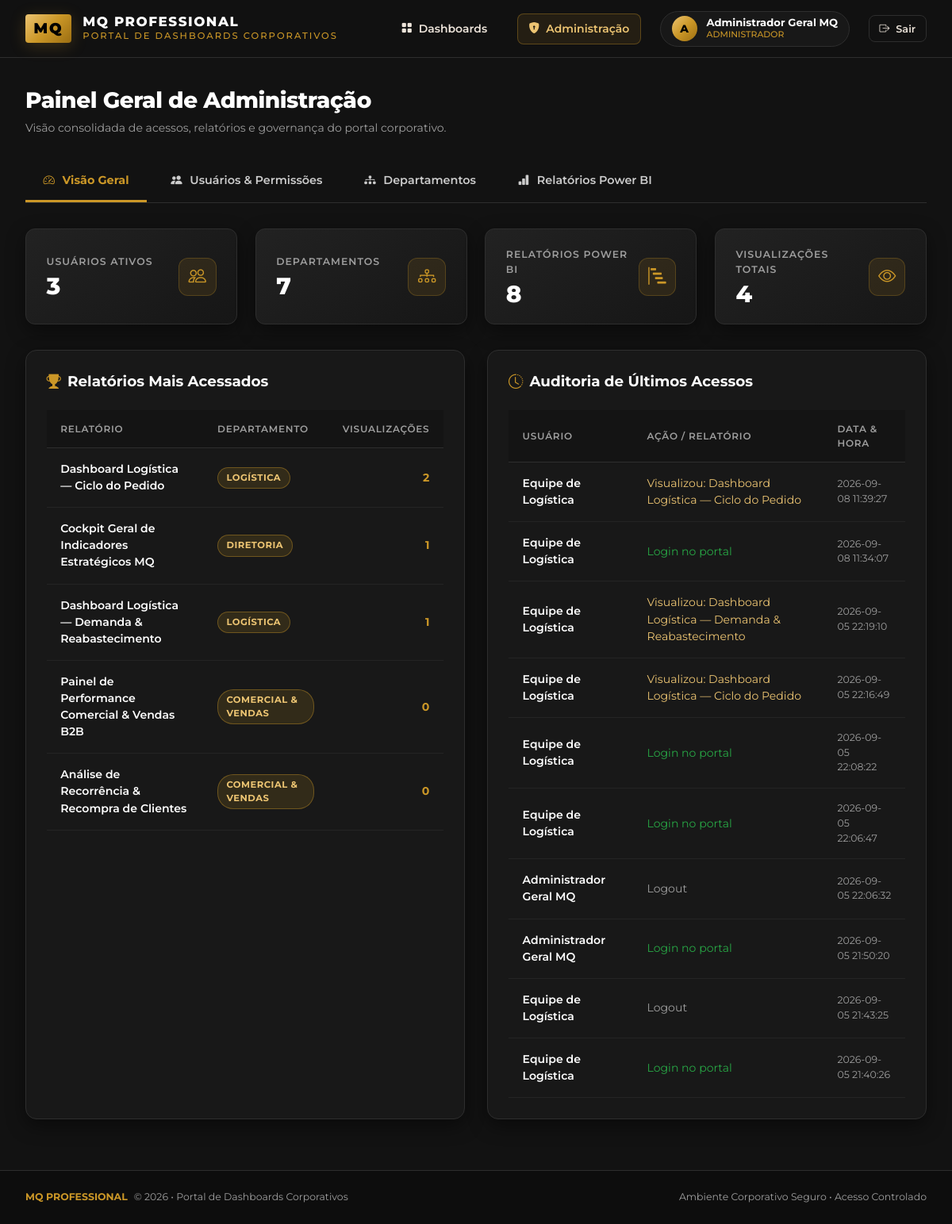
Page /admin (signed in) on the earlier database version.
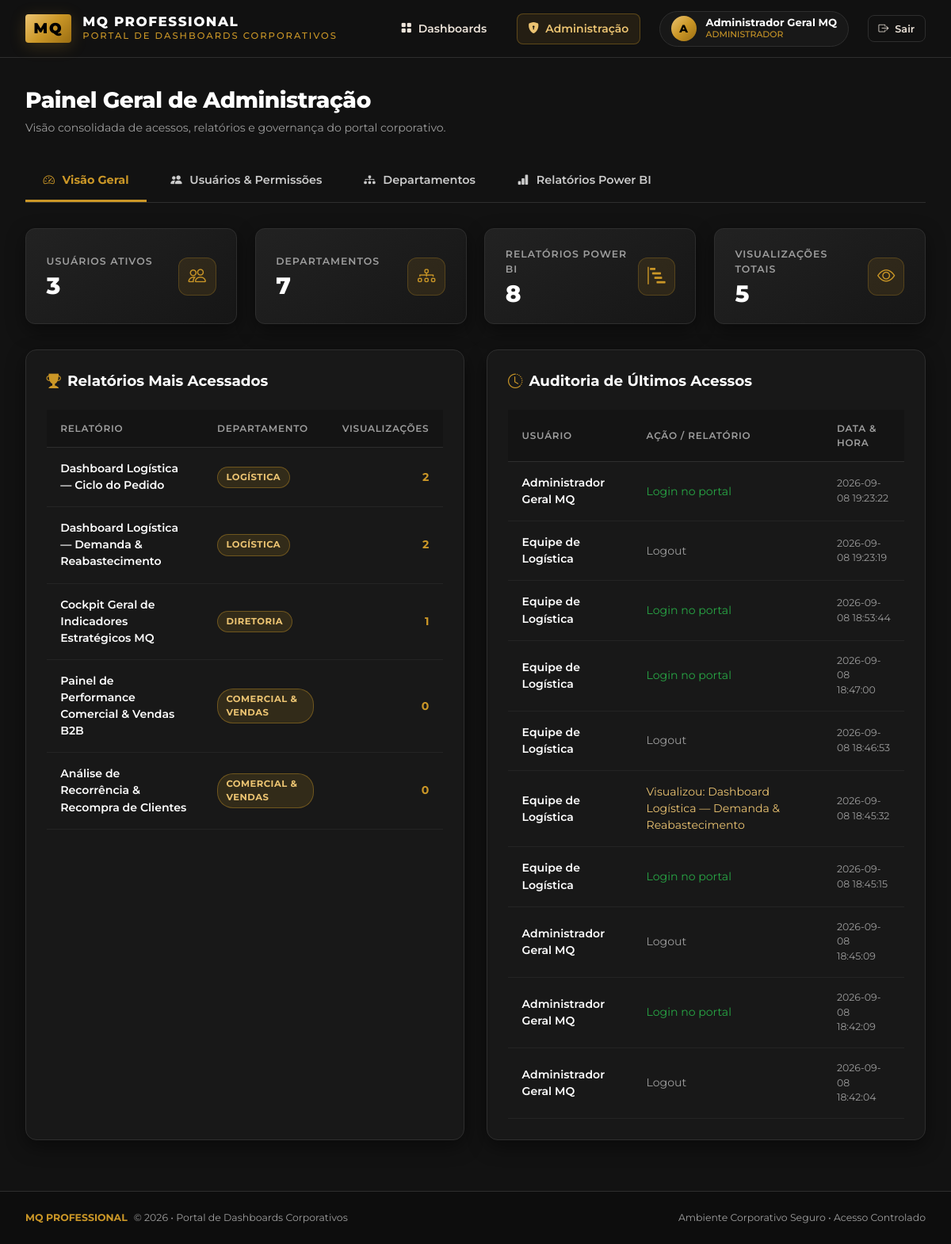
Same page on the later database version.
### tables this page shows
CREATE TABLE reports (
        id INTEGER PRIMARY KEY AUTOINCREMENT,
        title TEXT NOT NULL,
        description TEXT,
        department_id INTEGER NOT NULL,
        embed_url TEXT NOT NULL,
        icon TEXT DEFAULT 'bi-bar-chart-line',
        is_public INTEGER DEFAULT 0, -- 1 se visível para todos os usuários logados
        display_order INTEGER DEFAULT 0,
        active INTEGER DEFAULT 1,
        created_at DATETIME DEFAULT CURRENT_TIMESTAMP,
        FOREIGN KEY (department_id) REFERENCES departments (id) ON DELETE CASCADE
    );

CREATE TABLE access_logs (
        id INTEGER PRIMARY KEY AUTOINCREMENT,
        user_id INTEGER,
        report_id INTEGER,
        action TEXT NOT NULL,
        ip_address TEXT,
        created_at DATETIME DEFAULT CURRENT_TIMESTAMP,
        FOREIGN KEY (user_id) REFERENCES users (id) ON DELETE SET NULL,
        FOREIGN KEY (report_id) REFERENCES reports (id) ON DELETE SET NULL
    );

CREATE TABLE users (
        id INTEGER PRIMARY KEY AUTOINCREMENT,
        username TEXT UNIQUE NOT NULL,
        name TEXT NOT NULL,
        email TEXT,
        password_hash TEXT NOT NULL,
        role TEXT DEFAULT 'user', -- 'admin' ou 'user'
        department_id INTEGER,
        active INTEGER DEFAULT 1,
        created_at DATETIME DEFAULT CURRENT_TIMESTAMP,
        FOREIGN KEY (department_id) REFERENCES departments (id) ON DELETE SET NULL
    );

### app.py (the view)
@app.route('/admin')
@admin_required
def admin_dashboard():
    stats = get_stats()
    return render_template('admin/dashboard.html', stats=stats)

### app.py (called while the page is built)
def admin_required(f):
    @wraps(f)
    def decorated_function(*args, **kwargs):
        if 'user_id' not in session:
            flash('Por favor, faça login para acessar esta área.', 'warning')
            return redirect(url_for('login', next=request.url))
        if session.get('role') != 'admin':
            flash('Acesso restrito. Você não possui privilégios de Administrador.', 'danger')
            return redirect(url_for('portal'))
        return f(*args, **kwargs)
    return decorated_function

@app.context_processor
def inject_globals():
    return {
        'current_user': {
            'id': session.get('user_id'),
            'username': session.get('username'),
            'name': session.get('name'),
            'role': session.get('role'),
            'is_admin': session.get('role') == 'admin'
        } if 'user_id' in session else None
    }

### database.py (called while the page is built)
def get_db():
    conn = sqlite3.connect(Config.DATABASE)
    conn.row_factory = sqlite3.Row
    conn.execute("PRAGMA foreign_keys = ON;")
    return conn

### templates/admin/dashboard.html (shortened to what the changed rows need)
{% extends "base.html" %}
{% block extra_css %}
<link rel="stylesheet" href="{{ url_for('static', filename='css/admin.css') }}">
{% endblock %}
{% block content %}
<div class="admin-header">
    <div class="admin-title-group">
        <h1>Painel Geral de Administração</h1>
    </div>
</div>
<div class="admin-metrics-grid">
    <div class="metric-card">
        <div class="metric-info">
            <h4>Visualizações Totais</h4>
            <div class="metric-num">{{ stats.total_views }}</div>
        </div>
    </div>
</div>
<div style="display: grid; grid-template-columns: 1fr 1fr; gap: 1.8rem;">
    <div class="admin-card">
        <div class="mq-table-responsive">
            <table class="mq-table">
                <thead>
                    <tr>
                        <th>Relatório</th>
                        <th>Departamento</th>
                        <th style="text-align: right;">Visualizações</th>
                    </tr>
                </thead>
                <tbody>
                    {% for item in stats.most_viewed %}
                    <tr>
                        <td style="font-weight: 600; color: var(--mq-white);">{{ item.title }}</td>
                        <td>
                            <span class="mq-badge mq-badge-gold">{{ item.department_name }}</span>
                        </td>
                        <td style="text-align: right; font-weight: 700; color: var(--mq-gold);">
                            {{ item.views }}
                        </td>
                    </tr>
                    {% else %}
                    <tr>
                        <td colspan="3" style="text-align: center; color: var(--mq-gray-muted);">Nenhum acesso registrado ainda.</td>
                    </tr>
                    {% endfor %}
                </tbody>
            </table>
        </div>
    </div>
    <div class="admin-card">
        <div class="mq-table-responsive">
            <table class="mq-table">
                <thead>
                    <tr>
                        <th>Usuário</th>
                        <th>Ação / Relatório</th>
                        <th>Data & Hora</th>
                    </tr>
                </thead>
                <tbody>
                    {% for log in stats.recent_logs %}
                    <tr>
                        <td style="font-weight: 600; color: var(--mq-white);">{{ log.user_name or log.username or 'Anônimo' }}</td>
                        <td>
                            {% if log.action == 'view_report' %}
                                <span style="color: var(--mq-gold-light);">Visualizou: {{ log.report_title or 'Relatório' }}</span>
                            {% elif log.action == 'login' %}
                                <span style="color: var(--mq-success);">Login no portal</span>
                            {% elif log.action == 'logout' %}
                                <span style="color: var(--mq-gray-muted);">Logout</span>
                            {% else %}
                                <span>{{ log.action }}</span>
                            {% endif %}
                        </td>
                        <td style="color: var(--mq-gray-muted); font-size: 0.78rem;">{{ log.created_at }}</td>
                    </tr>
                    {% else %}
                    <tr>
                        <td colspan="3" style="text-align: center; color: var(--mq-gray-muted);">Nenhum log registrado.</td>
                    </tr>
                    {% endfor %}
                </tbody>
            </table>
        </div>
    </div>
</div>
{% endblock %}

Differences in the rows shown:
no longer on this page (row unchanged): access_logs: name "Equipe de Logística", title "Dashboard Logística — Ciclo do Pedido", created_at "2026-09-08 11:39:27"
no longer on this page (row unchanged): access_logs: name "Equipe de Logística", action "Login no portal", created_at "2026-09-08 11:34:07"
no longer on this page (row unchanged): access_logs: name "Equipe de Logística", title "Dashboard Logística — Demanda & Reabastecimento", created_at "2026-09-05 22:19:10"
no longer on this page (row unchanged): access_logs: name "Equipe de Logística", title "Dashboard Logística — Ciclo do Pedido", created_at "2026-09-05 22:16:49"
no longer on this page (row unchanged): access_logs: name "Equipe de Logística", action "Login no portal", created_at "2026-09-05 22:08:22"
no longer on this page (row unchanged): access_logs: name "Equipe de Logística", action "Login no portal", created_at "2026-09-05 22:06:47"
no longer on this page (row unchanged): access_logs: name "Administrador Geral MQ", action "Logout", created_at "2026-09-05 22:06:32"
no longer on this page (row unchanged): access_logs: name "Administrador Geral MQ", action "Login no portal", created_at "2026-09-05 21:50:20"
no longer on this page (row unchanged): access_logs: name "Equipe de Logística", action "Logout", created_at "2026-09-05 21:43:25"
no longer on this page (row unchanged): access_logs: name "Equipe de Logística", action "Login no portal", created_at "2026-09-05 21:40:26"
changed reports "Dashboard Logística — Demanda & Reabastecimento": views "1" → "2"; moves up the list
added access_logs: name "Administrador Geral MQ", action "Login no portal", created_at "2026-09-08 19:23:22"
added access_logs: name "Equipe de Logística", action "Logout", created_at "2026-09-08 19:23:19"
added access_logs: name "Equipe de Logística", action "Login no portal", created_at "2026-09-08 18:53:44"
added access_logs: name "Equipe de Logística", action "Login no portal", created_at "2026-09-08 18:47:00"
added access_logs: name "Equipe de Logística", action "Logout", created_at "2026-09-08 18:46:53"
added access_logs: name "Equipe de Logística", title "Dashboard Logística — Demanda & Reabastecimento", created_at "2026-09-08 18:45:32"
added access_logs: name "Equipe de Logística", action "Login no portal", created_at "2026-09-08 18:45:15"
added access_logs: name "Administrador Geral MQ", action "Logout", created_at "2026-09-08 18:45:09"
added access_logs: name "Administrador Geral MQ", action "Login no portal", created_at "2026-09-08 18:42:09"
added access_logs: name "Administrador Geral MQ", action "Logout", created_at "2026-09-08 18:42:04"
Other differences:
{{ stats.total_views }}: "4" → "5"
